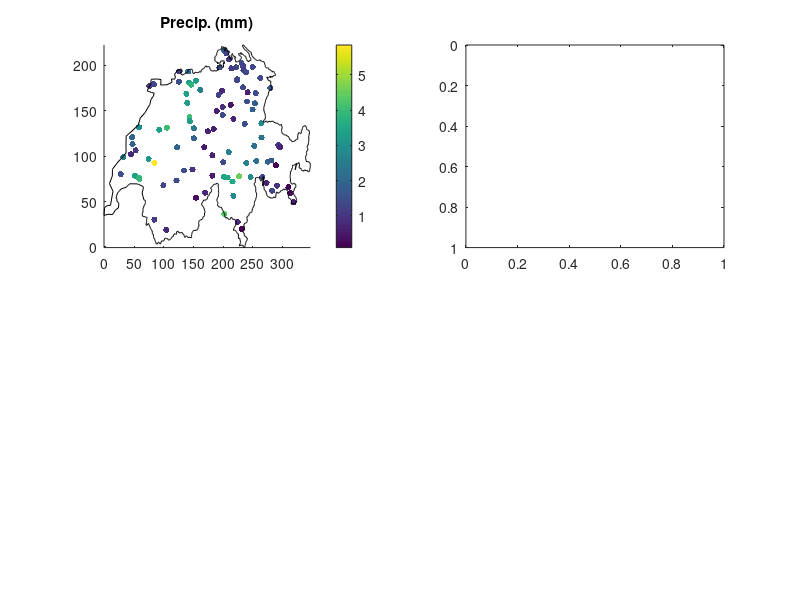

Reproduce this figure in MATLAB. (Note: this script raises an error after producing the figure.)
%set paths to course files and/or download swissRainfall.mat from the homepage

%load data
load swissRainfall.mat

% extract covariates and reshape to images to columns
swissGrid = [swissElevation(:) swissX(:) swissY(:)];
%remove points outside of Switzerland
swissGrid = swissGrid( ~isnan(swissGrid(:,1)),:);

%plot observations
figure(1)
subplot(221)
scatter(swissRain(:,3), swissRain(:,4), 20, swissRain(:,1), 'filled')
hold on
plot(swissBorder(:,1), swissBorder(:,2),'k')
axis xy tight; hold off; colorbar
title('Precip. (mm)')

%plot elevation (prediction surface + at observations sites)
subplot(222)
imagesc([0 max(swissX(:))], [0 max(swissY(:))], swissElevation, ...
        'alphadata', ~isnan(swissElevation))
hold on
plot(swissBorder(:,1), swissBorder(:,2),'k')
scatter(swissRain(:,3), swissRain(:,4), 20, swissRain(:,2), ...
        'filled','markeredgecolor','r')
%replace markeredgecolor with markeredge on older version of matlab.
axis xy tight; hold off; colorbar
title('Elevation (km)')

%plot X and Y coordinates
subplot(223)
imagesc([0 max(swissX(:))], [0 max(swissY(:))], swissX, ...
        'alphadata', ~isnan(swissX))
hold on
plot(swissBorder(:,1), swissBorder(:,2),'k')
scatter(swissRain(:,3), swissRain(:,4), 20, swissRain(:,3), ...
        'filled','markeredgecolor','r')
axis xy tight; hold off; colorbar
title('X-dist (km)')
subplot(224)
imagesc([0 max(swissX(:))], [0 max(swissY(:))], swissY, ...
        'alphadata', ~isnan(swissX))
hold on
plot(swissBorder(:,1), swissBorder(:,2),'k')
scatter(swissRain(:,3), swissRain(:,4), 20, swissRain(:,4), ...
        'filled','markeredgecolor','r')
axis xy tight; hold off; colorbar
title('Y-dist (km)')

%Extract observations and split data into obsrvation and validation set
Y = swissRain(swissRain(:,5)==0,:);
Yvalid = swissRain(swissRain(:,5)==1,:);

%transform data
Y(:,1) = sqrt(Y(:,1));
Yvalid(:,1) = sqrt(Yvalid(:,1));

%perform a linear regression on elevation
X = [ones(size(Y,1),1) Y(:,2)];
beta = X\Y(:,1);

%extract covariates (elevation) for the prediction locations
Xgrid = [ones(size(swissGrid,1),1) swissGrid(:,1)];

%recall that swissGrid contains all relevant locations (i.e. not nan values)
%we need to recreate the full matrix
mu = nan( size(swissElevation) );
%and place the predictions at the correct locations
mu( ~isnan(swissElevation) ) = Xgrid*beta;

%and plot the result
figure(2)
imagesc([0 max(swissX(:))], [0 max(swissY(:))], mu, ...
        'alphadata', ~isnan(mu))
hold on
plot(swissBorder(:,1), swissBorder(:,2),'k')
scatter(Y(:,3), Y(:,4), 20, Y(:,1), 'filled','markeredgecolor','r')
axis xy tight; hold off; colorbar
title('sqrt of rainfall and predictions')
